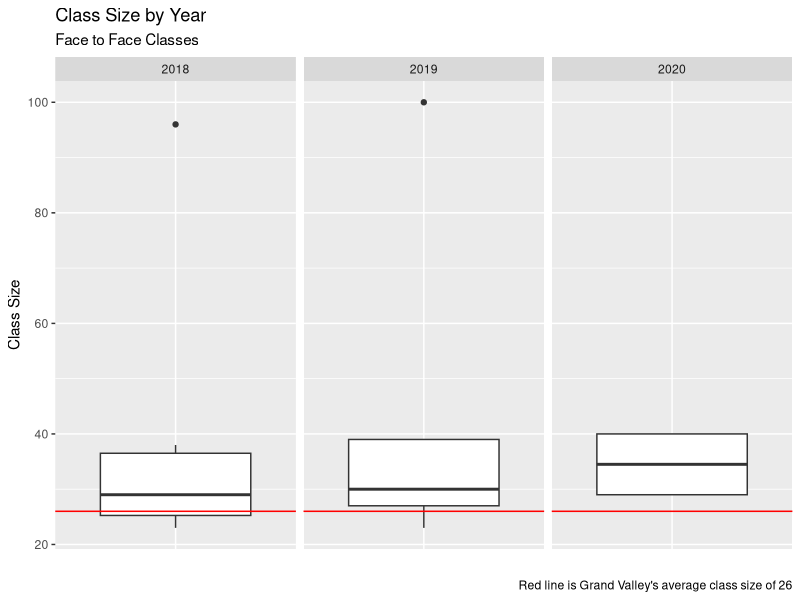
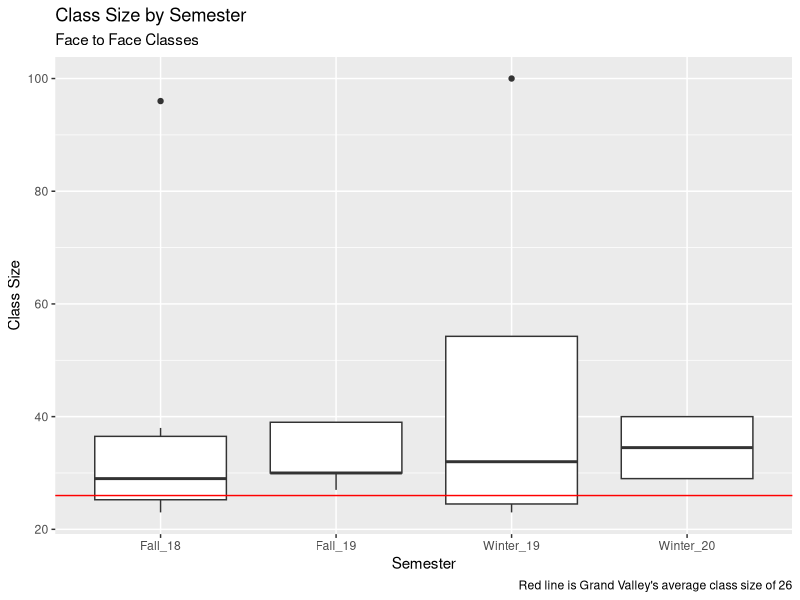
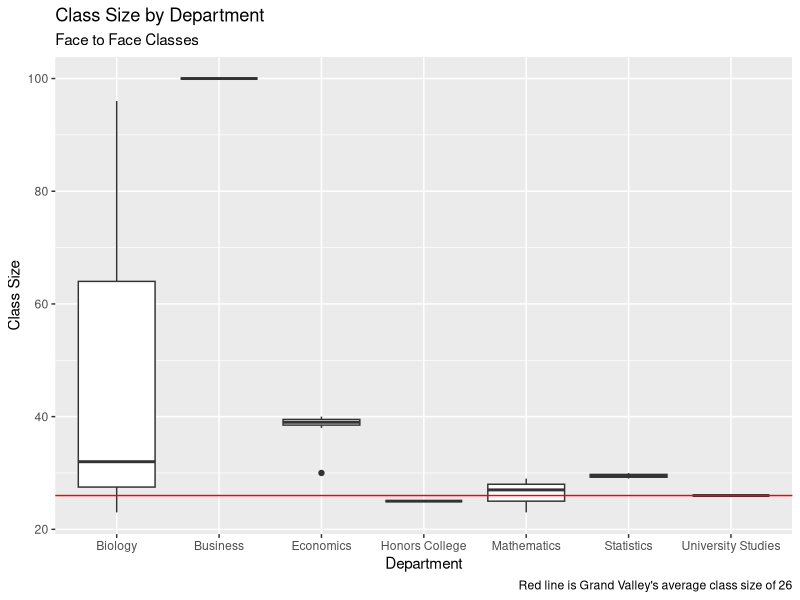

These charts were generated, in order, by the following R code:
## ---- chunk 1
library(readxl)
library(tidyverse)
library(kableExtra)
(class_sizes <- read_excel("data/class_sizes.xlsx"))
in_person <- filter(class_sizes, In_person == 1)
## ---- chunk 2
in_person %>% 
  group_by(Year) %>% 
  summarise(
    n = n(),
    `Standard Deviation` = sd(Size),
    Minimum = min(Size),
    Median = median(Size),
    Maximum = max(Size)) %>%
  kable(caption = "Table 1: Class size by year summary statistics",
        digit = 2)
## ---- chunk 3
in_person %>% 
  ggplot(aes(x = factor(0), y = Size))+
   geom_boxplot()+
  geom_hline(yintercept = 26, color = "red")+
  facet_wrap("Year")+
  theme(axis.text.x = element_blank())+
  theme(axis.ticks.x = element_blank())+
  labs(
    title = "Class Size by Year",
    subtitle = "Face to Face Classes",
    x = "",
    y = "Class Size",
    caption = "Red line is Grand Valley's average class size of 26")
## ---- chunk 4
in_person %>% 
  group_by(Semester) %>% 
  summarise(
    n = n(),
    `Standard Deviation` = sd(Size),
    Minimum = min(Size),
    Median = median(Size),
    Max = max(Size)) %>%
  kable(caption = "Table 2: Class size by semester",
        digit =2)
## ---- chunk 5
in_person %>% 
  ggplot(aes(x = Semester, y = Size))+
  geom_boxplot()+
  geom_hline(yintercept = 26, color = "red")+
  labs(
    title = "Class Size by Semester",
    subtitle = "Face to Face Classes",
    x = "Semester",
    y = "Class Size",
    caption = "Red line is Grand Valley's average class size of 26")
## ---- chunk 6
in_person %>% 
  group_by(Department) %>% 
  summarise(
    n = n(),
    `Standard Deviation`= sd(Size),
    Minimum = min(Size),
    Median = median(Size),
    Maximum = max(Size)) %>%
  kable(caption = "Table 3: Class size by Department",
        digit = 2)
## ---- chunk 7
in_person %>% 
  ggplot(aes(x = Department, y = Size))+
  geom_boxplot()+
  geom_hline(yintercept = 26, color = "red")+
  labs(
    title = "Class Size by Department",
    subtitle = "Face to Face Classes",
    x = "Department",
    y = "Class Size",
    caption = "Red line is Grand Valley's average class size of 26")
